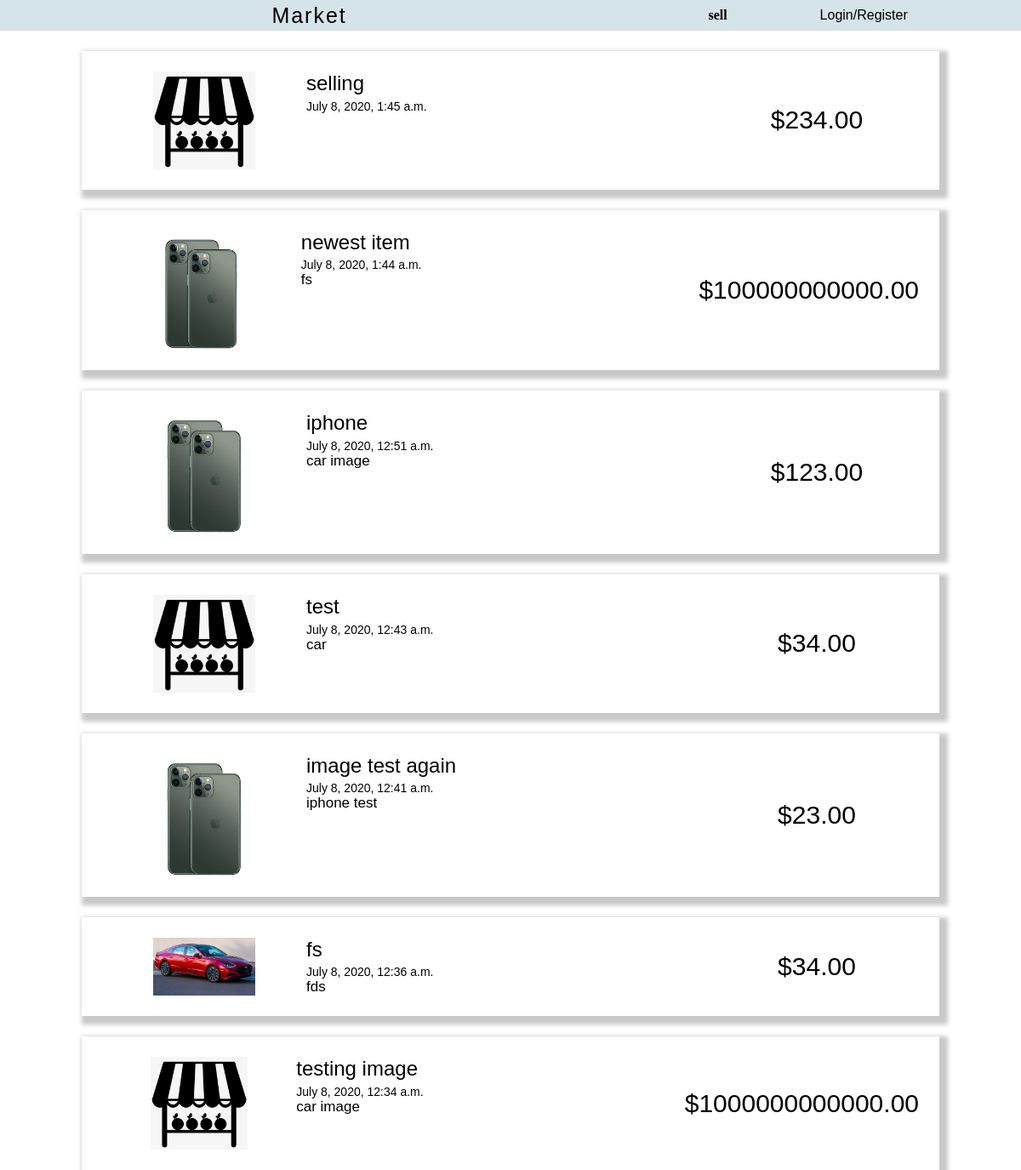
Before: / with the older database file.
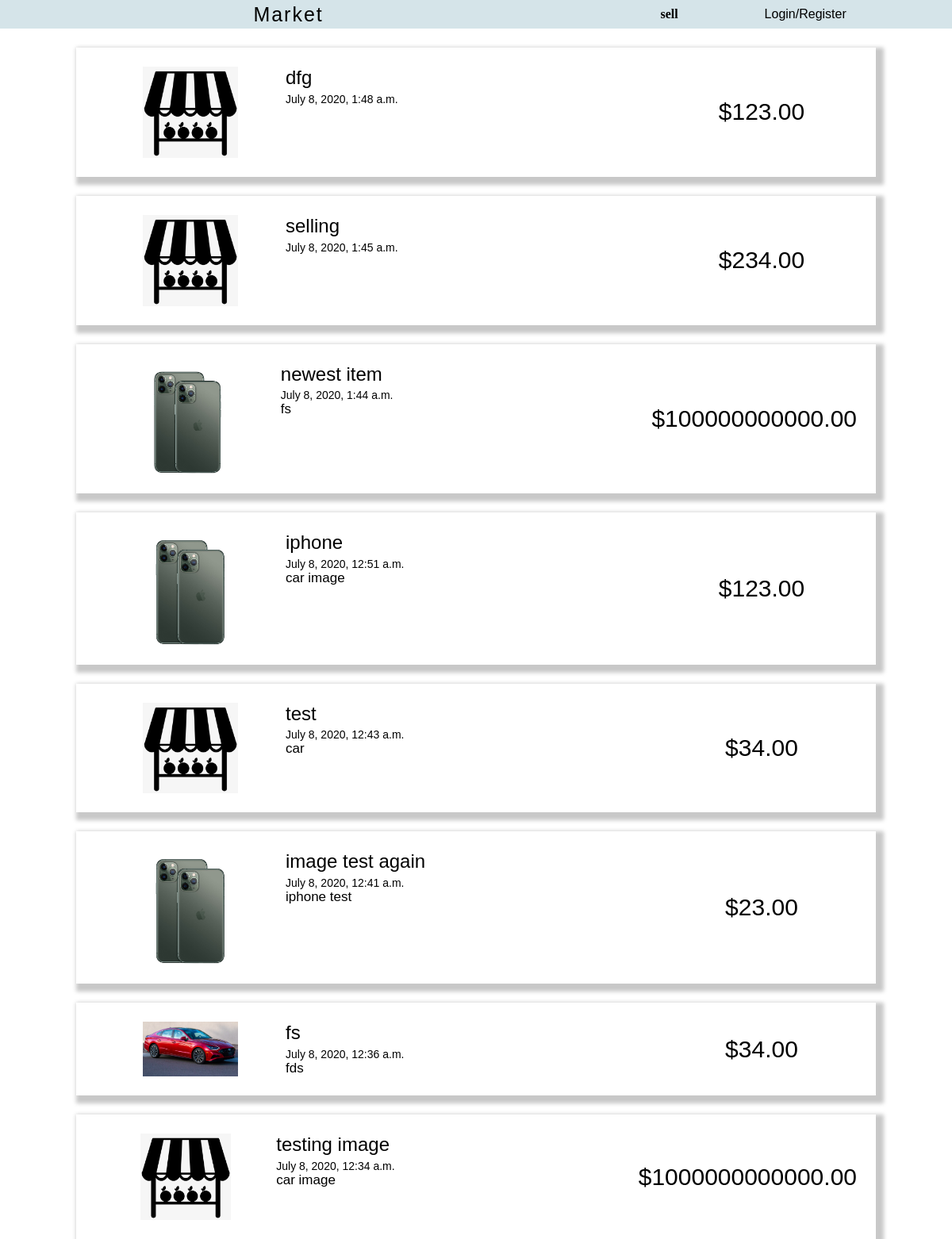
After: the same page with the newer database file.
### sell/models.py (models this page shows)
class Product(models.Model):
	item = models.CharField(max_length=100, blank=False)
	price = models.DecimalField(decimal_places=2,max_digits=50, blank=False)
	image = models.ImageField(default='default.png',upload_to='item_pics')
	description = models.TextField(blank=True)
	seller_name = models.CharField(max_length=100, blank=False)
	phone = models.DecimalField(max_digits=10,decimal_places=0)
	email = models.EmailField(max_length=100)
	date_posted = models.DateTimeField(default=timezone.now)
	user = models.ForeignKey(User,null=True,on_delete=models.CASCADE)

### sell/views.py (the view)
# urls.py: 2. Add a URL to urlpatterns:  path('', views.home, name='home')
def home(request):
	context = {
	   'products':Product.objects.all().order_by('-date_posted')
	}
	return render(request, 'sell/home.html',context)

### sell/templates/sell/home.html (shortened to what this page needs)
{%extends "sell/base.html"%}
{% block content %}
{% for product in products %}
	<a href="{% url 'detail' product.id%}" class="item-section">
		<div class="picture" style="flex: 1"><img src="{{product.image.url}}" width="50%"></div>
		<div style="flex: 2; text-align: left;">
			<div class="title">{{product.item}}</div>
			<div class="date">{{product.date_posted}}</div>
			<div class="description">{{product.description}}</div>
		</div>
		<div class="price" style="flex: 1">
			${{product.price}}
		</div>
	</a>
{% endfor %}
{% endblock content %}

### sell/templates/sell/base.html (shortened to what this page needs)
{% load static %}
<!DOCTYPE html>
<html>
<head>
</head>
<body>
	<nav>
		<a href="{% url 'home' %}" id="market">Market</a>
		<a href="{% url 'sell' %}" id="sellBtn"><strong style="font-family:'georgia';">sell</strong></a>
		{% if user.is_authenticated %}
			<a href="{% url 'user_products' user.username %}" id="loginBtn">{{user.username}}</a>
		{% else %}
			<a href="{% url 'login' %}" id="loginBtn">Login/Register</a>
		{% endif %}
	</nav>
	<br><br>
	{% block content %}{% endblock %}
</body>
</html>

### sell/templates/sell/home.html (style rules this page uses)
.item-section { width: 80%; margin-top: 2%; box-shadow: 5px 5px 5px 5px rgb(200,200,200); display: inline-flex; flex-direction: row; padding: 2%; background-color: white; }
.picture { display: flex; align-content: center; justify-content: center; }
.title { font-size: 24px; font-weight: 500; padding-bottom: 1%; }
.date { font-size: 14px; }
.description { font-size: 17px; }
.price { font-size: 30px; font-weight: 500; display: flex; align-items: center; justify-content: center; }

### sell/templates/sell/base.html (style rules this page uses)
nav { background-color: rgba(172,202,212,0.5); display: inline-flex; align-items: center; padding: 0.3%; position: fixed; width: 100%; left: 0; }
body { margin: 0; font-family: 'calibri light','arial','calibri'; text-align: center; }
#market { font-family: 'georgia','arial','calibri'; font-size: 25px; letter-spacing: 2px; font-weight: 500; flex: 3; }
#loginBtn, #sellBtn { flex: 1; }
#loginBtn { text-align: left; }
a { text-decoration: none; color: black; }

Changed rows visible on the page:
added Product: image (placeholder picture), item "dfg", date_posted "July 8, 2020, 1:48 a.m.", price "123.00"
